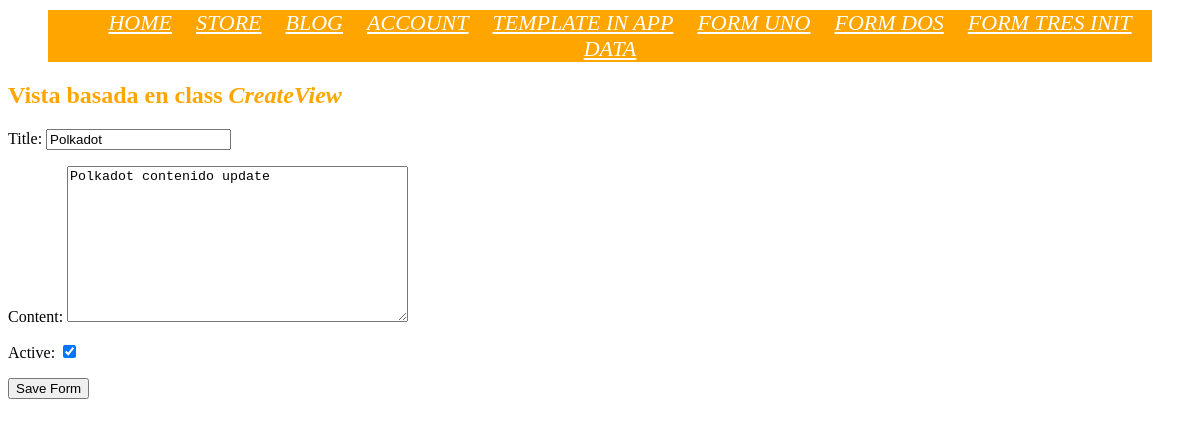
Screenshot of /article/1/update/ with the database file from the repository.
### article/models.py (models this page shows, shortened)
class Article(models.Model):
    title = models.CharField(max_length=20)
    content = models.TextField()
    active = models.BooleanField(default=True)

### article/views.py (the view, shortened to what this page needs)
# urls.py: path('<int:my_id>/update/', ArticleUpdateView.as_view(), name='article-update'),
class ArticleUpdateView(UpdateView):
    template_name = 'article/article_update.html'
    form_class = ArticleModelForm
    queryset = Article.objects.all()
    def get_object(self):
        id_ = self.kwargs.get("my_id")
        return get_object_or_404(Article, id=id_)

### article/forms.py
class ArticleModelForm(forms.ModelForm):
    class Meta:
        model = Article
        fields = [
            'title',
            'content',
            'active'
        ]

### article/templates/article/article_update.html (shortened to what this page needs)
{% extends "main.html" %}
{% block content %}
    <h2 style="color: orange;">Vista basada en class <b><i>CreateView</i></b></h2>
    <form method="POST">
        {{ form.as_p }}
        <input type="submit" value="Save Form">
    </form>
{% endblock %}

### rows the page displays
Article: title "Polkadot", content "Polkadot contenido update", active "☑"
